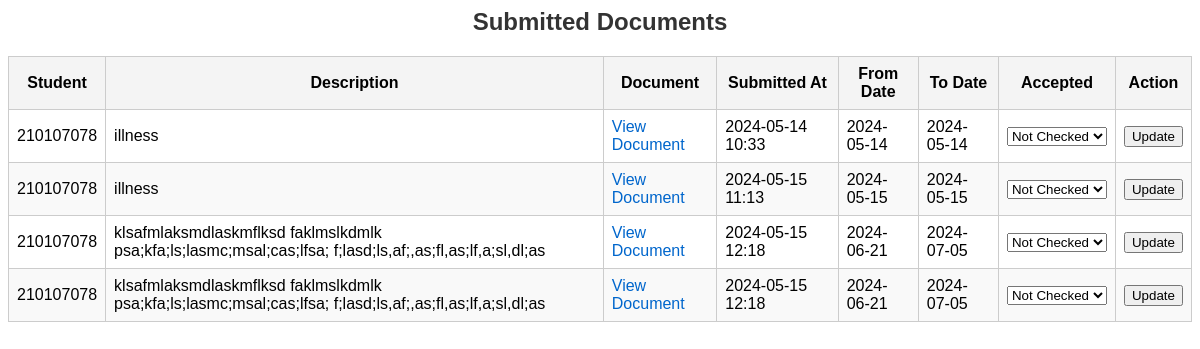
Page /admin_page/ (signed in) on the earlier database version.
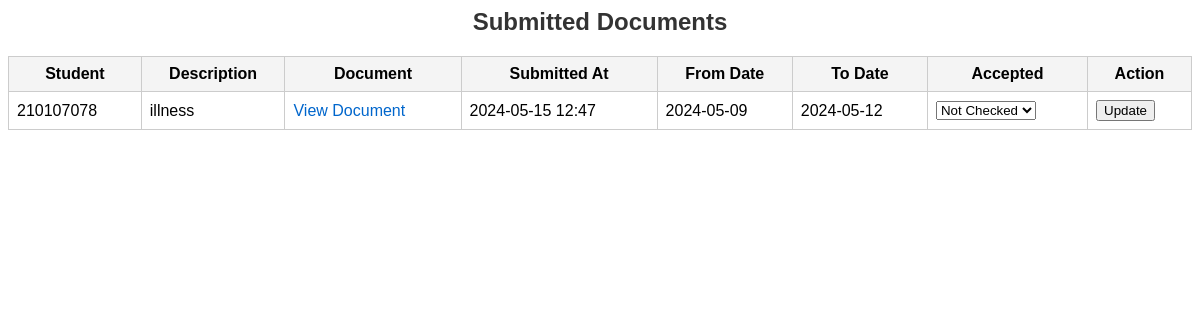
Same page on the later database version.
### dashboard/models.py (models this page shows, shortened)
class SubmittedDocument(models.Model):
    student = models.ForeignKey(CustomUser, on_delete=models.CASCADE, related_name="documents")
    description = models.TextField()
    document = models.FileField(upload_to='student_documents/')
    submitted_at = models.DateTimeField(auto_now_add=True)
    from_date = models.DateTimeField(blank=False)
    to_date = models.DateTimeField(blank=False)
    ACCEPTED_CHOICES = [
        (0, 'Not Checked'),
        (1, 'Accepted'),
        (2, 'Rejected')
    ]
    accepted = models.IntegerField(default=0, choices=ACCEPTED_CHOICES)

### account/models.py (models this page shows, shortened)
class CustomUser(AbstractBaseUser, PermissionsMixin):
    email = models.EmailField(max_length=255, blank=False, unique=True)
    id = models.CharField(max_length=9, unique=True, blank=False, primary_key=True)
    first_name = models.CharField(max_length=30)
    last_name = models.CharField(max_length=30)
    objects = CustomUserManager()
    USERNAME_FIELD = 'id'
    REQUIRED_FIELDS = ['first_name', 'last_name']

### dashboard/views.py (the view, shortened to what this page needs)
# urls.py: path('admin_page/', views.admin_page, name='admin_page'),
@login_required
def admin_page(request):
    documents = SubmittedDocument.objects.all()
    return render(request, 'dashboard/admin_page.html', {'documents': documents})

### dashboard/templates/dashboard/admin_page.html (shortened to what this page needs)
<h2>Submitted Documents</h2>
<form method="post">
    <table>
        <thead>
            <tr>
                <th>Student</th>
                <th>Description</th>
                <th>Document</th>
                <th>Submitted At</th>
                <th>From Date</th>
                <th>To Date</th>
                <th>Accepted</th>
                <th>Action</th>
            </tr>
        </thead>
        <tbody>
            {% for document in documents %}
            <tr>
                <td>{{ document.student.id }}</td>
                <td>{{ document.description }}</td>
                <td><a href="{{ document.document.url }}" target="_blank">View Document</a></td>
                <td>{{ document.submitted_at|date:"Y-m-d H:i" }}</td>
                <td>{{ document.from_date|date:"Y-m-d " }}</td>
                <td>{{ document.to_date|date:"Y-m-d " }}</td>
                <td>
                    <select name="accepted_{{ document.id }}">
                        {% for value, name in document.ACCEPTED_CHOICES %}
                            <option value="{{ value }}" {% if document.accepted == value %}selected{% endif %}>{{ name }}</option>
                        {% endfor %}
                    </select>
                </td>
                <td><button type="submit" name="document_id" value="{{ document.id }}">Update</button></td>
            </tr>
            {% empty %}
            <tr>
                <td colspan="8">No documents submitted.</td>
            </tr>
            {% endfor %}
        </tbody>
    </table>
</form>

Differences in the rows shown:
removed SubmittedDocument: student.id "210107078", description "illness", submitted_at "2024-05-14 10:33", from_date "2024-05-14", to_date "2024-05-14", accepted+id "Not Checked"
removed SubmittedDocument: student.id "210107078", description "illness", submitted_at "2024-05-15 11:13", from_date "2024-05-15", to_date "2024-05-15", accepted+id "Not Checked"
removed SubmittedDocument: student.id "210107078", description "klsafmlaksmdlaskmflksd faklmslkdmlk psa;kfa;ls;lasmc;msal;cas;lfsa; f;lasd;ls,af;,as;fl,as;lf,a;sl,dl;as", submitted_at "2024-05-15 12:18", from_date "2024-06-21", to_date "2024-07-05", accepted+id "Not Checked"
removed SubmittedDocument: student.id "210107078", description "klsafmlaksmdlaskmflksd faklmslkdmlk psa;kfa;ls;lasmc;msal;cas;lfsa; f;lasd;ls,af;,as;fl,as;lf,a;sl,dl;as", submitted_at "2024-05-15 12:18", from_date "2024-06-21", to_date "2024-07-05", accepted+id "Not Checked"
added SubmittedDocument: student.id "210107078", description "illness", submitted_at "2024-05-15 12:47", from_date "2024-05-09", to_date "2024-05-12", accepted+id "Not Checked"
